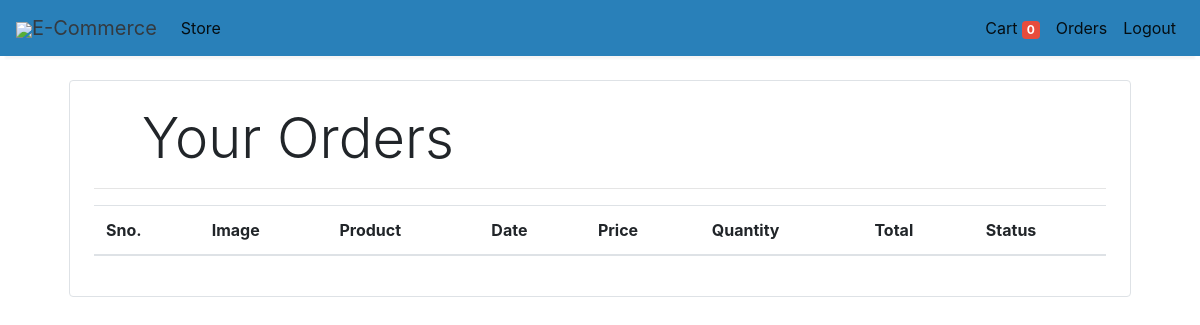
Page /orders (signed in) on the earlier database version.
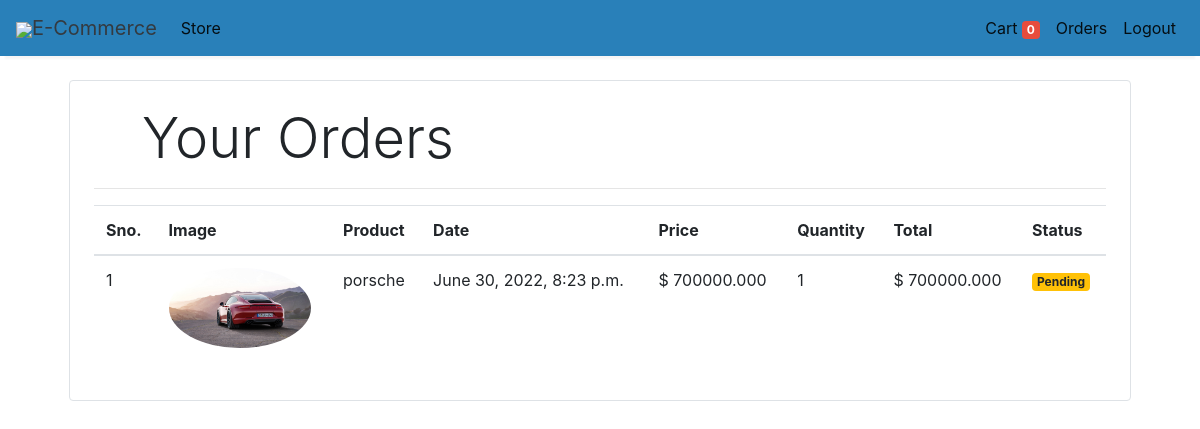
Same page on the later database version.
### store/models/order.py (models this page shows, shortened)
class Order(models.Model):
    product = models.ForeignKey(Product, on_delete=models.CASCADE)
    customer = models.ForeignKey(Customer, on_delete=models.CASCADE)
    price = models.DecimalField(default=0, decimal_places=3, max_digits=9)
    quantity = models.IntegerField(default=0)
    ordered_at = models.DateTimeField(auto_now_add=True)
    updated_at = models.DateTimeField(auto_now=True)
    address = models.TextField()
    phone_no = models.CharField(max_length=15)
    status = models.BooleanField(default=False)
    @staticmethod
    def get_orders_by_customer(customer_id):
        return Order.objects.filter(customer=customer_id).order_by('ordered_at')

### store/models/product.py (models this page shows, shortened)
class Product(models.Model):
    name = models.CharField(max_length=100)
    image = models.ImageField(upload_to='uploads/products/', null=False, blank=False)
    description = models.TextField()
    price = models.DecimalField(default=0, decimal_places=3, max_digits=9)
    category = models.ForeignKey(Category, on_delete=models.CASCADE)

### store/middlewares/auth.py (the view)
    def middleware(request):
        returnUrl = request.META['PATH_INFO']
        if not request.session.get('customer'):
            return redirect(f'login?return_url={returnUrl}')
        response = get_response(request)
        return response

### store/templatetags/custom_filter.py (called while the page is built)
@register.filter(name='currency')
def currency(number):
    return "$ " + str(number)

@register.filter(name='multiply')
def multiply(number, number1):
    return number * number1

### store/views/orders.py (called while the page is built)
    def get(self, request):
        customer = request.session.get('customer')
        orders = Order.get_orders_by_customer(customer)
        return render(request, 'orders.html', {'orders': orders})

### store/templates/orders.html
{% extends 'base.html' %}
{% block content %}
{% load cart %}
{% load custom_filter %}
<div class="container">
    <div class="border rounded p-4 m-4">
        <p class="display-4 pl-4 ml-4">Your Orders</p>
        <hr>
        <table class="table">
            <thead>
                <tr>
                    <th>Sno.</th>
                    <th>Image</th>
                    <th>Product</th>
                    <th>Date</th>
                    <th>Price</th>
                    <th>Quantity</th>
                    <th>Total</th>
                    <th>Status</th>
                </tr>
            </thead>
            <tbody>
                {% for order in orders %}
                <tr>
                    <td>{{forloop.counter}}</td>
                    <td><img style="height: 80px;" class="rounded-circle" src="{{order.product.image.url}}" alt=""></td>
                    <td>{{order.product.name}}</td>
                    <td>{{order.ordered_at}}</td>
                    <td>{{order.price|currency}}</td>
                    <td>{{order.quantity}}</td>
                    <td>{{order.quantity|multiply:order.price|currency}}</td>
                    {% if order.status %}
                    <td><small class="badge badge-success">Completed</small></td>
                    {% else %}
                    <td><small class="badge badge-warning">Pending</small></td>
                    {% endif %}
                </tr>
                {% endfor %}
            </tbody>
        </table>
    </div>
</div>
{% endblock %}

### store/templates/base.html (shortened to what this page needs)
<!doctype html>
<html lang="en">
<head>
    <link rel="stylesheet" href="https://maxcdn.bootstrapcdn.com/bootstrap/4.0.0/css/bootstrap.min.css"
>
</head>
<body>
    <nav class="one-edge-shadow
  navbar navbar-light
  sticky-top navbar
  navbar-expand-lg
  text-white">
        <a class="navbar-brand ms-3 text-dark " href="/">
            <link rel="stylesheet" href="https://use.fontawesome.com/releases/v5.7.0/css/all.css"
>
            <img src="https://www.freepnglogos.com/uploads/shopping-cart-png/shopping-cart-svg-png-icon-download-28.png"
                style="width:50px;height:50px,color:text-light;">E-Commerce</a>
        <div class="collapse navbar-collapse" id="navbarSupportedContent">
            <ul class="navbar-nav mr-auto">
                <li class="nav-item active">
                    <a class="nav-link" href="/store">Store <span class="sr-only">(current)</span></a>
                </li>
            </ul>
            <ul class=" navbar-nav my-2 my-lg-0">
                <li class="nav-item active">
                    <a class="nav-link" href="/cart">Cart
                        <span class="badge badge-success"
                            style="background-color: #E74C3C;">{{request.session.cart.keys|length}}</span>
                        <span class="sr-only">(current)</span></a>
                </li>
                {% if request.session.customer %}
                <li class="nav-item active ">
                    <a class="nav-link" href="/orders">Orders<span class="sr-only">(current)</span></a>
                </li>
                <li class="nav-item active ">
                    <a class="nav-link" href="/logout">Logout<span class="sr-only">(current)</span></a>
                </li>
                {% endif %}
            </ul>
        </div>
    </nav>
    {% block content %}{% endblock %}
</body>
</html>

### store/templates/base.html (style rules this page uses)
nav { background-color: #2980B9; }
.one-edge-shadow { box-shadow: 0 8px 2px -5px rgb(246, 245, 245); }

Differences in the rows shown:
added Order: product.image (picture), product.name "porsche", ordered_at "June 30, 2022, 8:23 p.m.", price "$ 700000.000", quantity "1", quantity|multiply "$ 700000.000", status "Pending"
